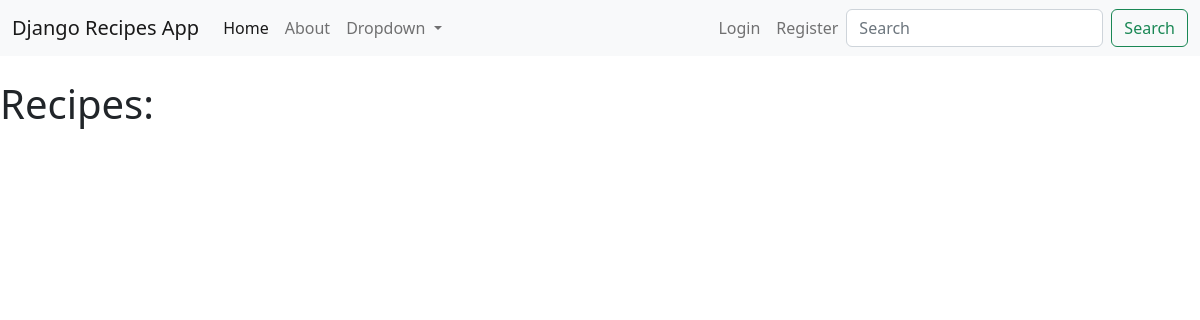
The app's page /, older data.
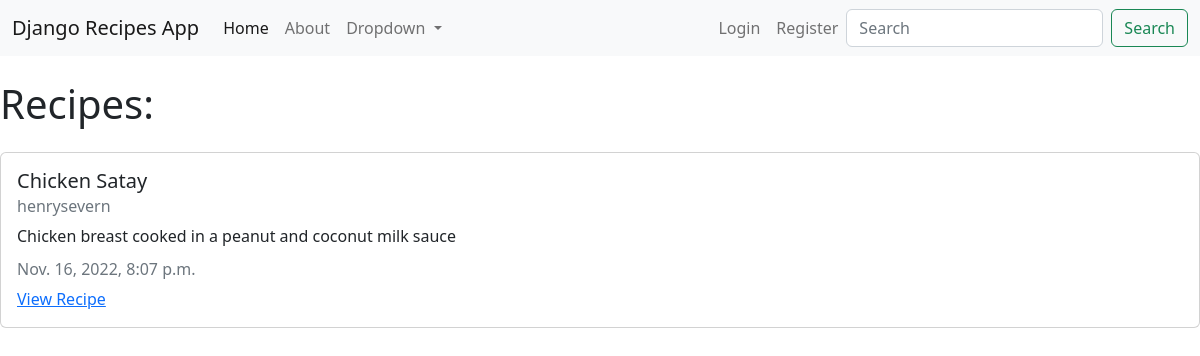
The same page, newer data.
### recipes/models.py (models this page shows, shortened)
class Recipe(models.Model):
    title = models.CharField(max_length=100)
    description = models.TextField()
    author = models.ForeignKey(User, on_delete=models.CASCADE)
    created_at = models.DateTimeField(auto_now_add=True)
    updated_at = models.DateTimeField(auto_now=True)

### recipes/views.py (the view)
# urls.py: 2. Add a URL to urlpatterns:  path('', views.home, name='home')
def home(request):
    recipes = models.Recipe.objects.all()
    context = {
    'recipes': recipes
  }
    return render(request, "recipes/home.html", context)

### recipes/templates/recipes/home.html
{% extends "recipes/base.html" %}
{% block content %}
<h1>Recipes:</h1>
{% for recipe in recipes %}
<div class="card my-4">
    <div class="card-body">
      <h5 class="card-title">{{ recipe.title }}</h5>
      <h6 class="card-subtitle mb-2 text-muted">{{ recipe.author }}</h6>
      <p class="card-text">{{ recipe.description }}</p>
      <h6 class="card-subtitle mb-2 text-muted">{{ recipe.updated_at }}</h6>
      <a href="#" class="card-link">View Recipe</a>
    </div>
  </div>
    {% endfor %}
    {% endblock content %}

Row changes from the older to the newer data that the page shows:
added Recipe: title "Chicken Satay", author "henrysevern", description "Chicken breast cooked in a peanut and coconut milk sauce", updated_at "Nov. 16, 2022, 8:07 p.m."
